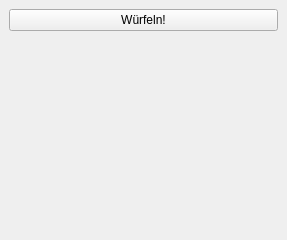
<?xml version="1.0" encoding="UTF-8"?>
<ui version="4.0">
 <class>MainWindow</class>
 <widget class="QMainWindow" name="MainWindow">
  <property name="geometry">
   <rect>
    <x>0</x>
    <y>0</y>
    <width>287</width>
    <height>240</height>
   </rect>
  </property>
  <property name="windowTitle">
   <string>Spielwürfel</string>
  </property>
  <widget class="QWidget" name="centralwidget">
   <layout class="QVBoxLayout" name="verticalLayout">
    <item>
     <widget class="QPushButton" name="button_wuerfeln">
      <property name="text">
       <string>Würfeln!</string>
      </property>
     </widget>
    </item>
    <item>
     <widget class="QLabel" name="label_anzeige">
      <property name="font">
       <font>
        <pointsize>36</pointsize>
        <weight>75</weight>
        <bold>true</bold>
       </font>
      </property>
      <property name="text">
       <string/>
      </property>
      <property name="alignment">
       <set>Qt::AlignCenter</set>
      </property>
     </widget>
    </item>
   </layout>
  </widget>
 </widget>
 <resources/>
 <connections/>
</ui>
